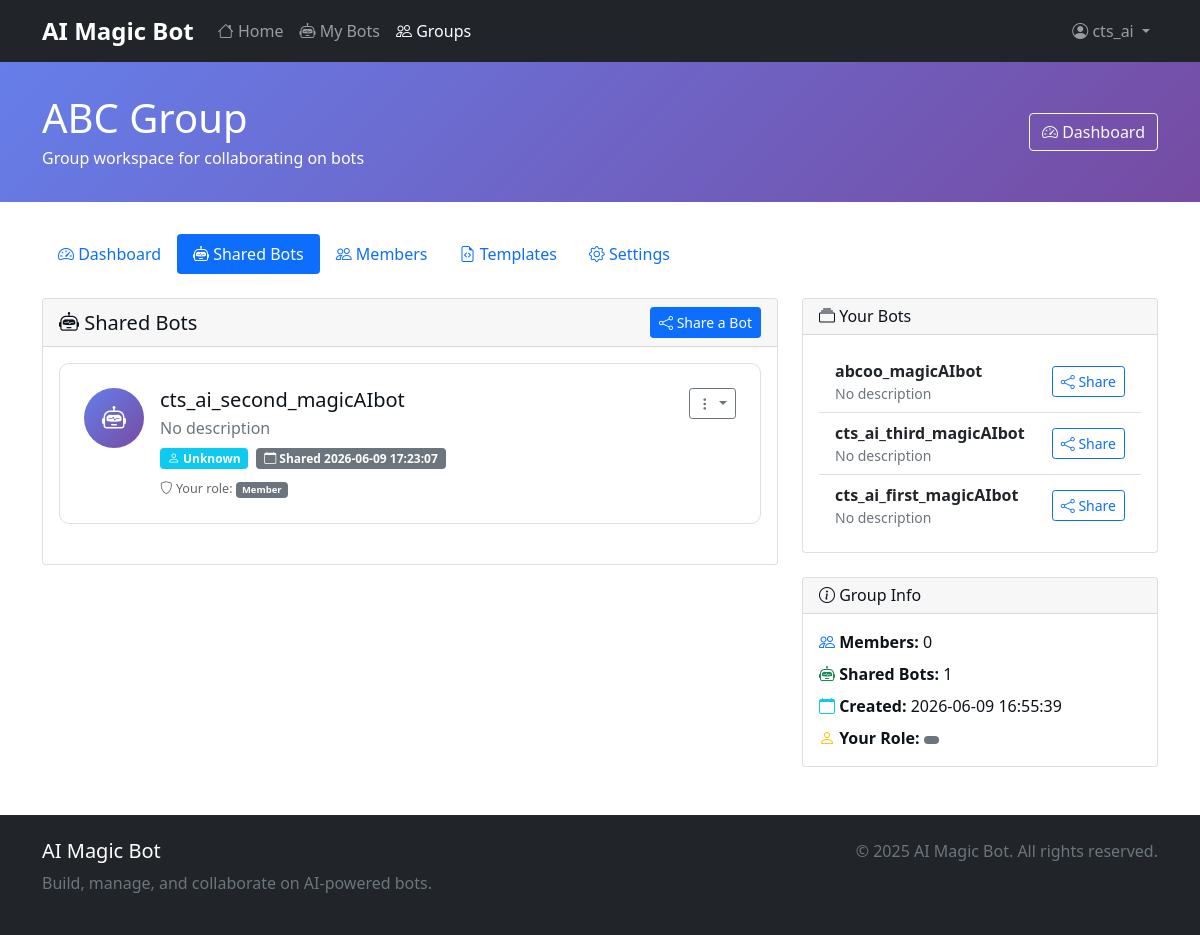
Screenshot of /groups/2/bots (signed in) with the database file from the repository.
### tables this page shows
CREATE TABLE "users" (id INTEGER PRIMARY KEY AUTOINCREMENT, provider TEXT NOT NULL DEFAULT 'local', provider_id TEXT UNIQUE, username TEXT NOT NULL UNIQUE, email TEXT UNIQUE, password_hash TEXT, referral_credits INTEGER DEFAULT 0, referral_badge TEXT DEFAULT NULL, created_at TIMESTAMP DEFAULT CURRENT_TIMESTAMP, updated_at TIMESTAMP DEFAULT CURRENT_TIMESTAMP, preferred_platform TEXT DEFAULT NULL, platform_user_id TEXT DEFAULT NULL, trial_started_at TIMESTAMP DEFAULT NULL, bonus_trial_months INTEGER DEFAULT 0, stripe_customer_id TEXT DEFAULT NULL, subscription_status TEXT DEFAULT 'trial', subscription_id TEXT DEFAULT NULL, billing_plan TEXT DEFAULT 'free_trial', trial_ended_at TIMESTAMP DEFAULT NULL);

CREATE TABLE groups (
            id INTEGER PRIMARY KEY AUTOINCREMENT,
            name TEXT NOT NULL,
            description TEXT,
            created_by INTEGER NOT NULL REFERENCES users(id) ON DELETE CASCADE,
            created_at TIMESTAMP DEFAULT CURRENT_TIMESTAMP,
            updated_at TIMESTAMP DEFAULT CURRENT_TIMESTAMP,
            is_active BOOLEAN DEFAULT TRUE,
            settings TEXT DEFAULT '{}'
        , group_chat_id TEXT DEFAULT NULL);

CREATE TABLE shared_bots (
            id INTEGER PRIMARY KEY AUTOINCREMENT,
            bot_id INTEGER NOT NULL REFERENCES bots(id) ON DELETE CASCADE,
            group_id INTEGER NOT NULL REFERENCES groups(id) ON DELETE CASCADE,
            shared_by INTEGER NOT NULL REFERENCES users(id) ON DELETE CASCADE,
            shared_at TIMESTAMP DEFAULT CURRENT_TIMESTAMP,
            permissions TEXT DEFAULT '{}',
            is_active BOOLEAN DEFAULT TRUE,
            UNIQUE(bot_id, group_id)
        );

CREATE TABLE bots (
            id INTEGER PRIMARY KEY AUTOINCREMENT,
            user_id INTEGER NOT NULL,
            name TEXT NOT NULL,
            email TEXT,
            organization TEXT,
            messaging TEXT,
            token TEXT NOT NULL,
            created_at TIMESTAMP DEFAULT CURRENT_TIMESTAMP,
            updated_at TIMESTAMP DEFAULT CURRENT_TIMESTAMP,
            llm TEXT,
            description TEXT,
            is_active BOOLEAN DEFAULT TRUE,
            online INTEGER DEFAULT 0,
            last_used TIMESTAMP,
            usage_count INTEGER DEFAULT 0,
            config TEXT,
            webhook_url TEXT,
            api_key TEXT,
            tags TEXT,
            file_folder TEXT
            , status TEXT DEFAULT 'active', FOREIGN KEY (user_id) REFERENCES users (id) ON DELETE CASCADE
        );

CREATE TABLE group_members (
            id INTEGER PRIMARY KEY AUTOINCREMENT,
            group_id INTEGER NOT NULL REFERENCES groups(id) ON DELETE CASCADE,
            user_id INTEGER NOT NULL REFERENCES users(id) ON DELETE CASCADE,
            role TEXT NOT NULL DEFAULT 'member',
            joined_at TIMESTAMP DEFAULT CURRENT_TIMESTAMP,
            invited_by INTEGER REFERENCES users(id) ON DELETE SET NULL,
            status TEXT DEFAULT 'active',
            permissions TEXT DEFAULT '{}',
            UNIQUE(group_id, user_id)
        );

### group_collaboration_ui_part2.py (the view)
    @app.route("/groups/<int:group_id>/bots")
    @group_required
    def group_bots(group_id):
        conn = get_db_connection()
        group = conn.execute("SELECT * FROM groups WHERE id = ?", (group_id,)).fetchone()
        shared_bots_raw = conn.execute("""
            SELECT
                b.*,
                sb.id as share_id,
                sb.permissions,
                sb.shared_at,
                sb.shared_by,
                u.username as shared_by_name,
                tm.role as user_role
            FROM shared_bots sb
            JOIN bots b ON sb.bot_id = b.id
            JOIN users u ON sb.shared_by = u.id
            JOIN group_members tm ON tm.group_id = sb.group_id AND tm.user_id = ?
            WHERE sb.group_id = ? AND b.is_active = TRUE
            ORDER BY sb.shared_at DESC
        """, (session["user_id"], group_id)).fetchall()
        shared_bots = []
        for bot in shared_bots_raw:
            bot_dict = dict(bot)
            if bot_dict.get('permissions'):
                try:
                    bot_dict['permissions_parsed'] = json.loads(bot_dict['permissions'])
                except:
                    bot_dict['permissions_parsed'] = {}
            else:
                bot_dict['permissions_parsed'] = {}
            shared_bots.append(bot_dict)
        user_bots = conn.execute("""
            SELECT b.* FROM bots b
            WHERE b.user_id = ?
            AND b.id NOT IN (
                SELECT bot_id FROM shared_bots
                WHERE group_id = ? AND is_active = TRUE
            )
            ORDER BY b.created_at DESC
        """, (session["user_id"], group_id)).fetchall()
        conn.close()
        return render_template("group_bots.html",
                             group=group,
                             shared_bots=shared_bots,
                             user_bots=user_bots,
                             username=session.get("username"))

### templates/group_bots.html (shortened to what this page needs)
<!DOCTYPE html>
<html lang="en">
<head>
    <link href="https://cdn.jsdelivr.net/npm/bootstrap@5.1.3/dist/css/bootstrap.min.css" rel="stylesheet">
    <link rel="stylesheet" href="https://cdn.jsdelivr.net/npm/bootstrap-icons@1.8.1/font/bootstrap-icons.css">
</head>
<body>
    <nav class="navbar navbar-expand-lg navbar-dark bg-dark">
        <div class="container">
            <a class="navbar-brand d-flex align-items-center" href="/advertisement" style="font-weight: 700; font-size: 1.5rem;">
                 AI Magic Bot
            </a>
            <div class="collapse navbar-collapse" id="navbarNav">
                <ul class="navbar-nav me-auto">
                    <li class="nav-item">
                        <a class="nav-link" href="/">
                            <i class="bi bi-house"></i> Home
                        </a>
                    </li>
                    <li class="nav-item">
                        <a class="nav-link" href="/my-bots">
                            <i class="bi bi-robot"></i> My Bots
                        </a>
                    </li>
                    <li class="nav-item">
                        <a class="nav-link active" href="/groups">
                            <i class="bi bi-people"></i> Groups
                        </a>
                    </li>
                </ul>
                <ul class="navbar-nav">
                    {% if username %}
                    <li class="nav-item dropdown">
                        <a class="nav-link dropdown-toggle" href="#" id="userDropdown" role="button" data-bs-toggle="dropdown">
                            <i class="bi bi-person-circle"></i> {{ username }}
                        </a>
                    </li>
                    {% else %}
                    <li class="nav-item">
                        <a class="nav-link" href="/signin_local">Login</a>
                    </li>
                    {% endif %}
                </ul>
            </div>
        </div>
    </nav>
    <div class="group-header">
        <div class="container">
            <div class="d-flex justify-content-between align-items-center">
                <div>
                    <h1 class="mb-1">{{ group.name }}</h1>
                    <p class="mb-0">{{ group.description or "Group workspace for collaborating on bots" }}</p>
                </div>
                <div>
                    <a href="/groups/{{ group.id }}" class="btn btn-outline-light">
                        <i class="bi bi-speedometer2"></i> Dashboard
                    </a>
                </div>
            </div>
        </div>
    </div>
    <div class="container mb-4">
        <nav class="nav nav-pills">
            <a class="nav-link" href="/groups/{{ group.id }}">
                <i class="bi bi-speedometer2"></i> Dashboard
            </a>
            <a class="nav-link active" href="/groups/{{ group.id }}/bots">
                <i class="bi bi-robot"></i> Shared Bots
            </a>
            <a class="nav-link" href="/groups/{{ group.id }}/members">
                <i class="bi bi-people"></i> Members
            </a>
            <a class="nav-link" href="/groups/{{ group.id }}/templates">
                <i class="bi bi-file-earmark-code"></i> Templates
            </a>
            <a class="nav-link" href="/groups/{{ group.id }}/settings">
                <i class="bi bi-gear"></i> Settings
            </a>
        </nav>
    </div>
    <div class="container">
        <div class="row">
            <div class="col-lg-8">
                <div class="card">
                    <div class="card-header d-flex justify-content-between align-items-center">
                        <h5 class="mb-0">
                            <i class="bi bi-robot"></i> Shared Bots
                        </h5>
                        <button class="btn btn-primary btn-sm" data-bs-toggle="modal" data-bs-target="#shareBotModal">
                            <i class="bi bi-share"></i> Share a Bot
                        </button>
                    </div>
                    <div class="card-body">
                        {% if shared_bots %}
                            {% for bot in shared_bots %}
                            <div class="bot-card">
                                <div class="d-flex align-items-start">
                                    <div class="bot-avatar">
                                        <i class="bi bi-robot"></i>
                                    </div>
                                    <div class="flex-grow-1">
                                        <div class="d-flex justify-content-between align-items-start">
                                            <div>
                                                <h5 class="mb-1">{{ bot.name }}</h5>
                                                <p class="text-muted mb-2">{{ bot.description or "No description" }}</p>
                                            </div>
                                            <div class="dropdown">
                                                <button class="btn btn-sm btn-outline-secondary dropdown-toggle" type="button" data-bs-toggle="dropdown">
                                                    <i class="bi bi-three-dots-vertical"></i>
                                                </button>
                                            </div>
                                        </div>
                                        <div class="d-flex align-items-center mb-2">
                                            <span class="badge bg-info me-2">
                                                <i class="bi bi-person"></i> {{ bot.owner_name or "Unknown" }}
                                            </span>
                                            <span class="badge bg-secondary">
                                                <i class="bi bi-calendar"></i> Shared {{ bot.shared_at }}
                                            </span>
                                        </div>
                                        <div class="share-info">
                                            <small>
                                                <i class="bi bi-shield"></i> Your role:
                                                <span class="badge bg-{{ 'success' if bot.user_role == 'owner' else 'primary' if bot.user_role == 'admin' else 'secondary' }}">
                                                    {{ bot.user_role|title }}
                                                </span>
                                            </small>
                                        </div>
                                    </div>
                                </div>
                            </div>
                            {% endfor %}
                        {% endif %}
                    </div>
                </div>
            </div>
            <div class="col-lg-4">
                <div class="card mb-4">
                    <div class="card-header">
                        <h6 class="mb-0">
                            <i class="bi bi-collection"></i> Your Bots
                        </h6>
                    </div>
                    <div class="card-body">
                        {% if user_bots %}
                            <div class="list-group list-group-flush">
                                {% for bot in user_bots %}
                                <div class="list-group-item d-flex justify-content-between align-items-center">
                                    <div>
                                        <strong>{{ bot.name }}</strong>
                                        <div class="text-muted small">{{ bot.description|truncate(30) or "No description" }}</div>
                                    </div>
                                    <button class="btn btn-sm btn-outline-primary" onclick="shareThisBot({{ bot.id }})">
                                        <i class="bi bi-share"></i> Share
                                    </button>
                                </div>
                                {% endfor %}
                            </div>
                        {% endif %}
                    </div>
                </div>
                <div class="card">
                    <div class="card-header">
                        <h6 class="mb-0">
                            <i class="bi bi-info-circle"></i> Group Info
                        </h6>
                    </div>
                    <div class="card-body">
                        <ul class="list-unstyled mb-0">
                            <li class="mb-2">
                                <i class="bi bi-people text-primary"></i>
                                <strong>Members:</strong> {{ members|length }}
                            </li>
                            <li class="mb-2">
                                <i class="bi bi-robot text-success"></i>
                                <strong>Shared Bots:</strong> {{ shared_bots|length }}
                            </li>
                            <li class="mb-2">
                                <i class="bi bi-calendar text-info"></i>
                                <strong>Created:</strong> {{ group.created_at }}
                            </li>
                            <li>
                                <i class="bi bi-person text-warning"></i>
                                <strong>Your Role:</strong>
                                <span class="badge bg-{{ 'success' if user_role == 'owner' else 'primary' if user_role == 'admin' else 'secondary' }}">
                                </span>
                            </li>
                        </ul>
                    </div>
                </div>
            </div>
        </div>
    </div>
    <footer class="bg-dark text-white py-4 mt-5">
        <div class="container">
            <div class="row">
                <div class="col-md-6">
                    <h5>AI Magic Bot</h5>
                    <p class="text-muted">Build, manage, and collaborate on AI-powered bots.</p>
                </div>
                <div class="col-md-6 text-end">
                    <p class="text-muted mb-0">&copy; 2025 AI Magic Bot. All rights reserved.</p>
                </div>
            </div>
        </div>
    </footer>
</body>
</html>

### rows the page displays
users: username "cts_ai"
groups: name "ABC Group", description "Group workspace for collaborating on bots", created_at "2026-06-09 16:55:39"
shared_bots: name "cts_ai_second_magicAIbot", description "No description", owner_name "Unknown", shared_at "2026-06-09 17:23:07", user_role "Member"
bots: name "abcoo_magicAIbot", description "No description"
bots: name "cts_ai_third_magicAIbot", description "No description"
bots: name "cts_ai_first_magicAIbot", description "No description"

### other values shown
{{ members|length }} "0"
{{ shared_bots|length }} "1"
